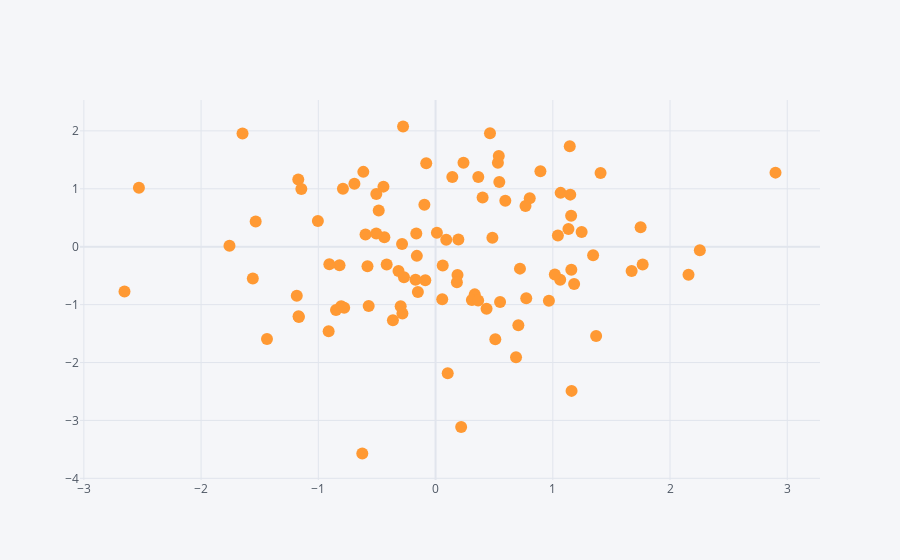

The cell this chart's notebook holds for it:
### Code cell
data.iplot(kind='scatter', x='a', y='b', mode='markers');
